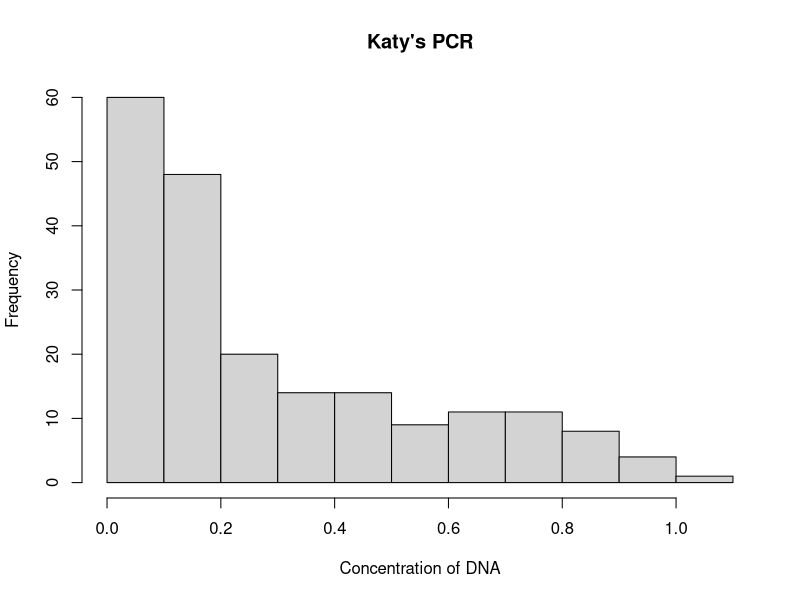
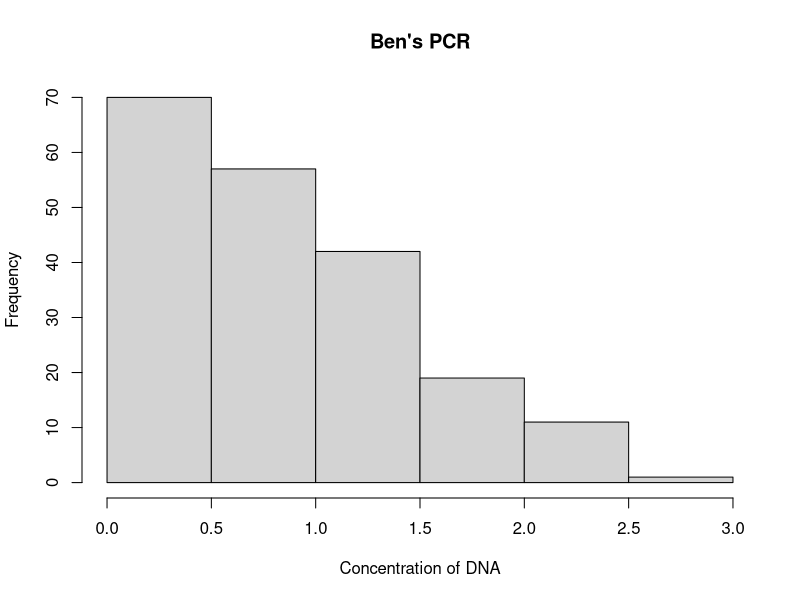
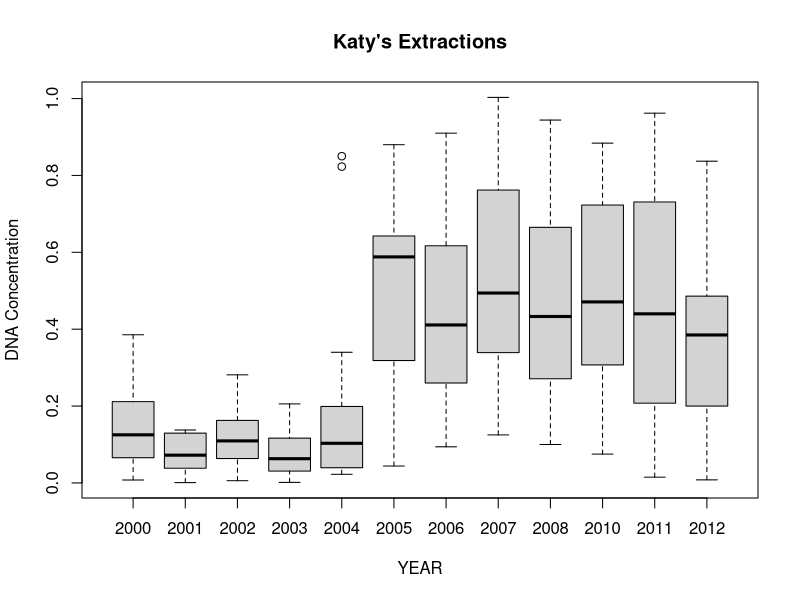
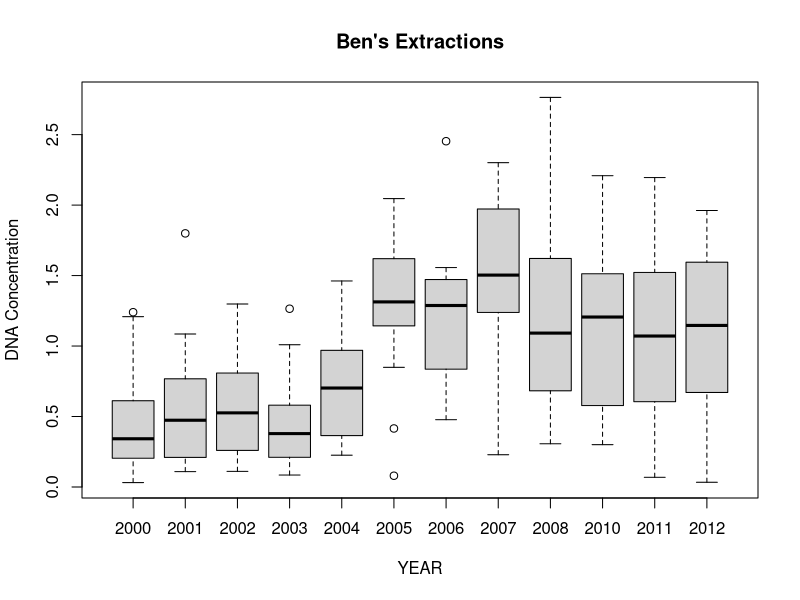
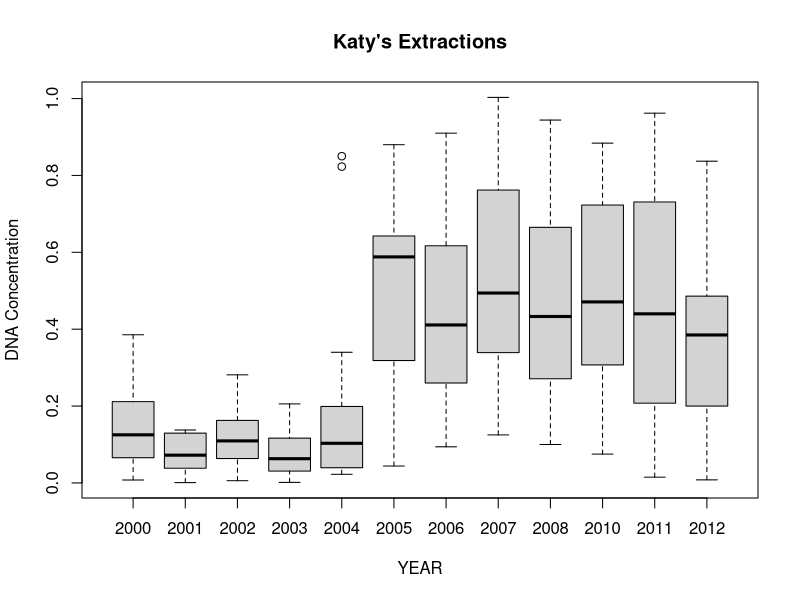
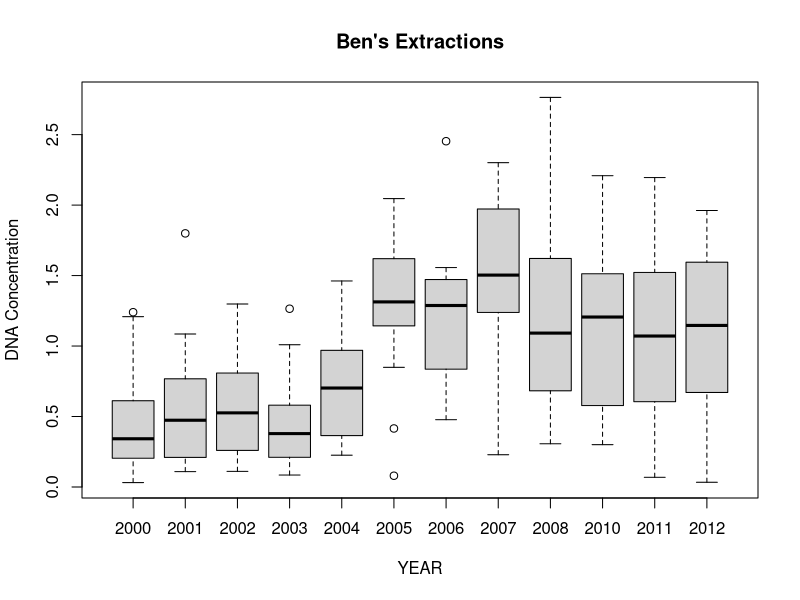
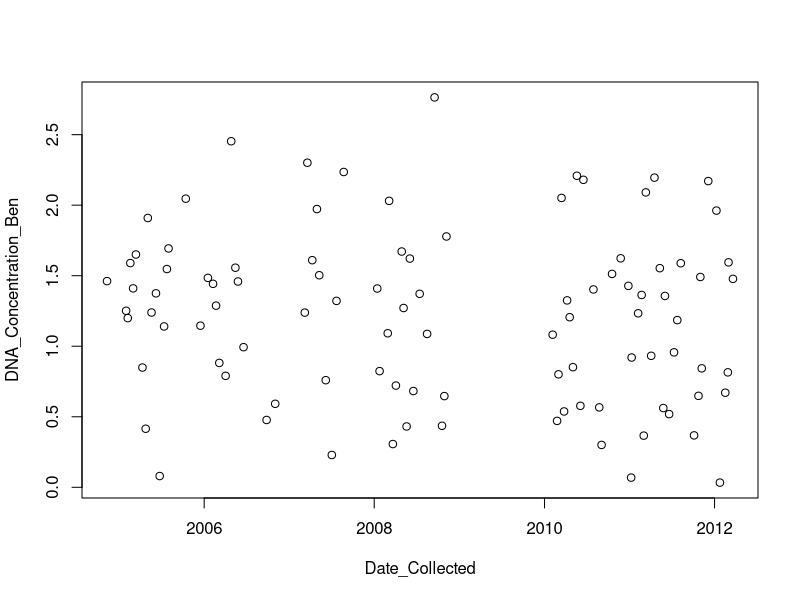

Recreate these plots in R, in order.
library(tidyverse)
# I
df <- read.csv("DNA_Conc_by_Extraction_Date.csv")
str(df)

hist(df$DNA_Concentration_Katy,
     main="Katy's PCR",
     xlab="Concentration of DNA")

hist(df$DNA_Concentration_Ben,
     main="Ben's PCR",
     xlab="Concentration of DNA")

# II

# Boxplot; "Year collected" to factor
str(df)
# Katy
plot(x=as.factor(df$Year_Collected),y=df$DNA_Concentration_Katy,
     main="Katy's Extractions",xlab="YEAR",ylab="DNA Concentration")
# Ben
plot(x=as.factor(df$Year_Collected),y=df$DNA_Concentration_Ben,
     main="Ben's Extractions",xlab="YEAR",ylab="DNA Concentration")

# III
jpeg("PARK_Plot1.jpeg")
plot(x=as.factor(df$Year_Collected),y=df$DNA_Concentration_Katy,
     main="Katy's Extractions",xlab="YEAR",ylab="DNA Concentration")
dev.off()
jpeg("PARK_Plot2.jpeg")
plot(x=as.factor(df$Year_Collected),y=df$DNA_Concentration_Ben,
     main="Ben's Extractions",xlab="YEAR",ylab="DNA Concentration")
dev.off()

# IV
summary(df)
df3<- df %>% group_by(Year_Collected) %>% 
  summarize(Bens_performance = mean(DNA_Concentration_Ben),
            Katys_performance = mean(DNA_Concentration_Katy))
ben_sucks <- diff(df3$Bens_performance)
katy_sucks <- diff(df3$Katys_performance)
nice_going_ben <- ben_sucks<katy_sucks
view(nice_going_ben)

# V
df2<- df %>% filter(Lab == "Downstairs")
jpeg("Ben_DNA_over_time.jpg")
plot(x=as.POSIXct(df2$Date_Collected),y=df2$DNA_Concentration_Ben,
     xlab="Date_Collected",ylab="DNA_Concentration_Ben")
dev.off()





